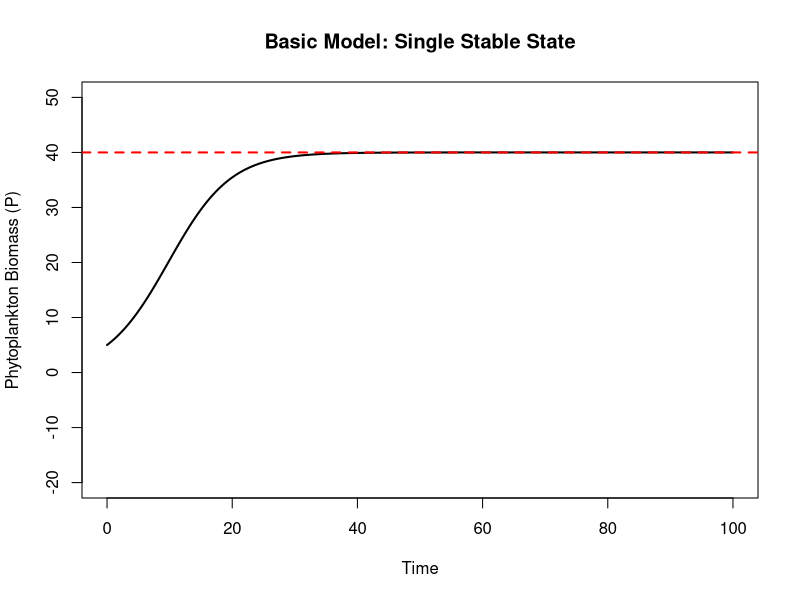
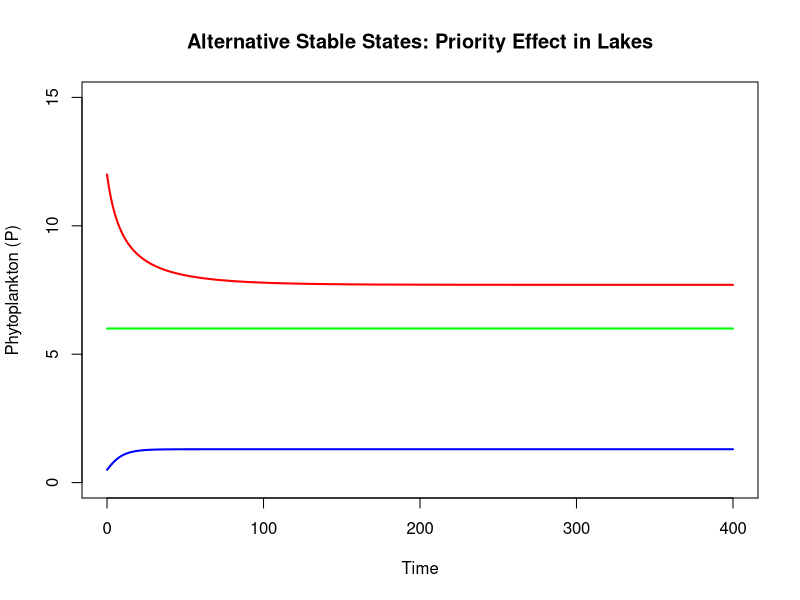
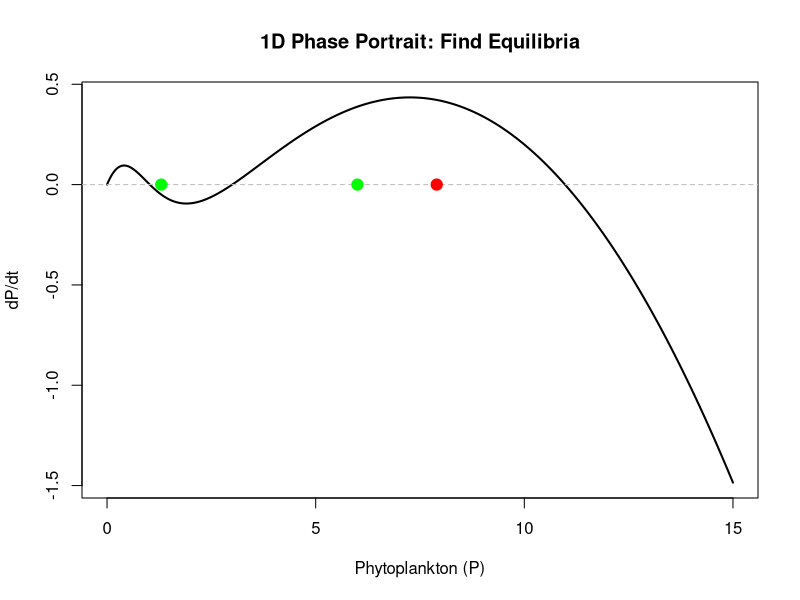
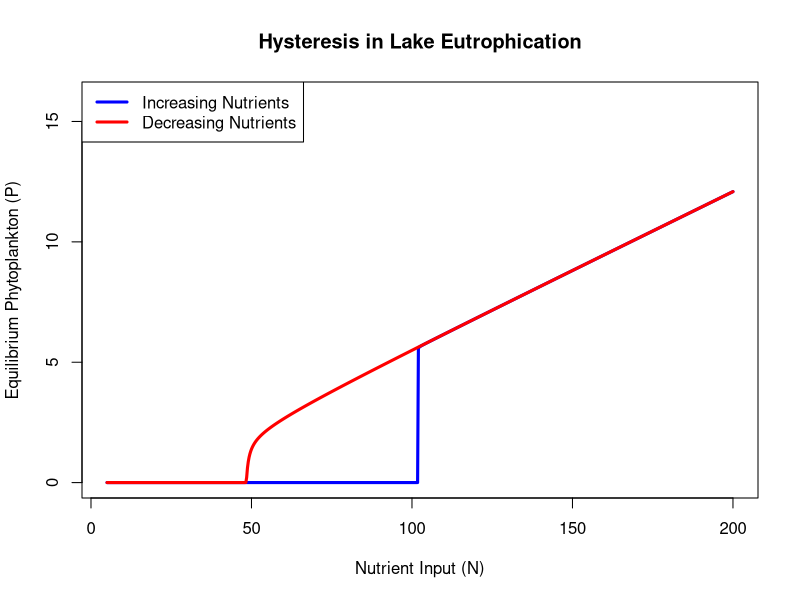

These figures' R source, in order:
# Model 1: Basic P model - analogous to logistic growth
# dP/dt = growth - linear_loss = r*P*(1-P/K) - m*P

# Parameters
r <- 0.5    # growth rate
K <- 100     # carrying capacity (max biomass)
m <- 0.3    # linear loss rate (mortality, washout)
dt <- 0.1   # smaller dt for better stability
time <- seq(0, 100, by = dt)

# Initialize
P <- numeric(length(time))
P[1] <- 5   # initial phytoplankton biomass

# Explicit Euler integration loop
for (i in 2:length(time)) {
  # Logistic growth minus linear loss
  growth <- r * P[i-1] * (1 - P[i-1]/K)
  loss <- m * P[i-1]
  dP_dt <- growth - loss
  
  P[i] <- P[i-1] + dt * dP_dt
}
dev.new()
# Create dataframe and plot
results1 <- data.frame(time = time, P = P)
plot(results1$time, results1$P, type = "l", lwd = 2,
     xlab = "Time", ylab = "Phytoplankton Biomass (P)",
     main = "Basic Model: Single Stable State",
     ylim = c(-20, 50))
abline(h = K * (1 - m/r), col = "red", lty = 2, lwd = 2)
#legend("topright", legend = c("Dynamics", "Stable Equilibrium"),
       #col = c("black", "red"), lty = c(1, 2), lwd = 2)








# Model 2: Non-linear grazing creates alternative stable states
# dP/dt = r*P*(1-P/K) - (g*P^2)/(h^2 + P^2)
# where the second term is a type II/sigmoidal grazing function

# Parameters
r <- 0.3
K <- 15
g <- 1.2   # maximum grazing rate
h <- 2     # half-saturation constant
disturbance <- -0.0 # a number between -1 and 1.

dt <- 0.1
time <- seq(0, 400, by = dt)

# Test multiple starting points
initial_Ps <- c(0.5, 6, 12)  # clear, intermediate, turbid
colors <- c("blue", "green", "red")
dev.new()
# Set up plot
plot(NA, xlim = range(time), ylim = c(0, 15),
     xlab = "Time", ylab = "Phytoplankton (P)",
     main = "Alternative Stable States: Priority Effect in Lakes")

# Loop over different starting conditions
for (run in 1:length(initial_Ps)) {
  P <- numeric(length(time))
  P[1] <- initial_Ps[run]
  
  # Euler integration
  for (i in 2:length(time)) {
    growth <- r * P[i-1] * (1 - P[i-1]/K)
    # Non-linear grazing loss
    grazing <- (g * P[i-1]^2) / (h^2 + P[i-1]^2)
    dP_dt <- growth - grazing
    
    
    P[i] <- P[i-1] + dt * dP_dt 
    if(i==700)P[i]<-P[i]+P[i]*disturbance
    
  }
  print(P[700])
  lines(time, P, col = colors[run], lwd = 2)
}








# Create function for dP/dt
dP_dt_func <- function(P_val) { # creates a function to predict how the speed of growth will behave in function of P
  growth <- r * P_val * (1 - P_val/K)
  grazing <- (g * P_val^2) / (h^2 + P_val^2)
  return(growth - grazing)
}
r=0.5
h=1.5
g=1.5
# Calculate over P range
P_vals <- seq(0, 15, length.out = 1000) 
dP_vals <- sapply(P_vals, dP_dt_func)

#abs_dP<-abs(dP_vals)

#closest_index<-order(abs_dP)[1:5]
  
#equilibria<-P_vals[closest_index]
dev.new()
# Plot the 1D phase portrait
plot(P_vals, dP_vals, type = "l", lwd = 2,
     xlab = "Phytoplankton (P)", ylab = "dP/dt",
     main = "1D Phase Portrait: Find Equilibria")
abline(h = 0, col = "gray", lty = 2)

# Mark equilibria (visually or by calculation)
# Zeros occur where dP/dt crosses 0: ~0.8, ~4.2, ~11.5
equilibria <- c(1.29838, 6, 7.900719)
points(equilibria, rep(0, 3), col = c("green","green", "red", "green","green"), 
       pch = 19, cex = 1.5)
#text(equilibria, c(0.2, 0.2, -0.2), 
 #    labels = c("Stable Clear", "Unstable", "Stable Turbid"),
  #   pos = c(4, 4, 2))

# Model 3: Hysteresis simulation - slowly changing nutrient input
# K = scaling * N_input

simulate_lake <- function(N_input, P_initial, time_horizon = 200) {
  # Parameters
  r <- 0.1
  scaling <- 0.065  # how nutrients translate to carrying capacity
  g <- 0.085
  h <- 0.035
  
  # Calculate effective carrying capacity
  K_eff <- scaling * N_input
  
  # Integration
  dt <- 0.1
  time <- seq(0, time_horizon, by = dt)
  P <- numeric(length(time))
  P[1] <- P_initial
  
  for (i in 2:length(time)) {
    growth <- r * P[i-1] * (1 - P[i-1]/K_eff)
    grazing <- (g * P[i-1]^2) / (h^2 + P[i-1]^2)
    dP_dt <- growth - grazing
    
    P[i] <- P[i-1] + dt * dP_dt
  }
  
  # Return final (equilibrium) state
  return(tail(P, 1))
}

# Ramp nutrient input UP (starting from clear state)
N_up <- seq(5, 200, by = 0.25)
P_final_up <- numeric(length(N_up))

for (j in 1:length(N_up)) {
  P_final_up[j] <- simulate_lake(N_input = N_up[j], P_initial = 1)
}

P_final_up
# Ramp nutrient input DOWN (starting from turbid state)
N_down <- seq(200, 5, by = -0.25)
P_final_down <- numeric(length(N_down))

for (j in 1:length(N_down)) {
  P_final_down[j] <- simulate_lake(N_input = N_down[j], P_initial = 14)
}

dev.new()
# Plot the hysteresis loop
plot(N_up, P_final_up, type = "l", lwd = 3, col = "blue",
    xlab = "Nutrient Input (N)", ylab = "Equilibrium Phytoplankton (P)",
    main = "Hysteresis in Lake Eutrophication",
    ylim = c(0, 16), xlim = c(5,200))

lines(N_down, P_final_down, lwd = 3, col = "red")



# Mark tipping points (approximate)
# abline(v = 12, lty = 3, col = "darkgray")  # Collapse point
# abline(v = 8, lty = 3, col = "darkgray")   # Recovery point
# text(c(12, 8), c(15, 15), 
#      labels = c("Collapse", "Recovery"), 
#      pos = c(4, 2))

legend("topleft", 
      legend = c("Increasing Nutrients", "Decreasing Nutrients"),
      col = c("blue", "red"), lwd = 3)
